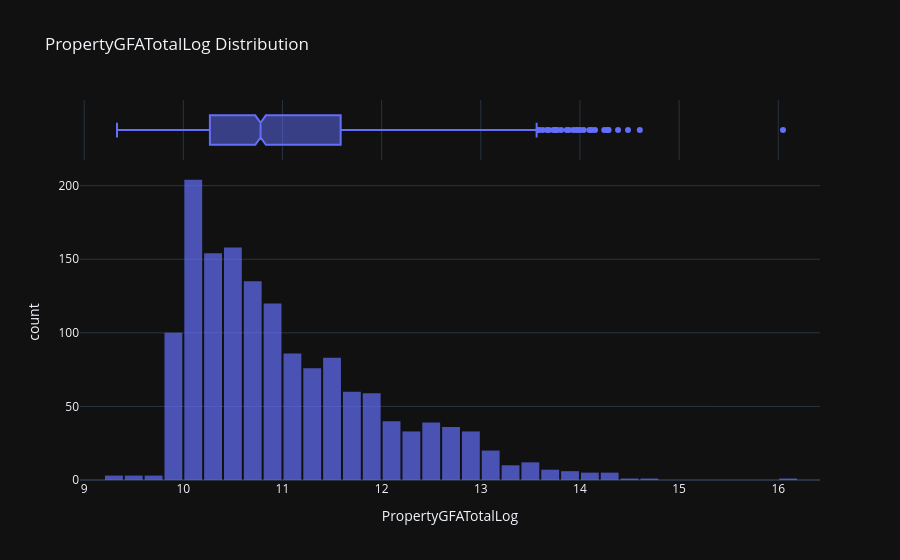

The notebook cell this image was saved under:
### Code cell
# Visualisation de la distribution apres transformation.
interactive_distribution(df=df_compliant_filtered, col='PropertyGFATotalLog')

### Figure 1 — Plotly figure (JSON) as saved in the notebook; plotly's stock layout.template omitted (floating-point values rounded to 4 significant figures; data arrays with more than 128 entries replaced by an {"elided": "..."} marker saying what was removed)
{"data": [{"bingroup": "x", "hovertemplate": "PropertyGFATotalLog=%{x}<br>count=%{y}<extra></extra>", "legendgroup": "", "marker": {"color": "#636efa", "opacity": 0.7, "pattern": {"shape": ""}}, "name": "", "nbinsx": 50, "orientation": "v", "showlegend": false, "x": {"elided": "1493 float values"}, "xaxis": "x", "yaxis": "y", "type": "histogram"}, {"hovertemplate": "PropertyGFATotalLog=%{x}<extra></extra>", "legendgroup": "", "marker": {"color": "#636efa"}, "name": "", "notched": true, "showlegend": false, "x": {"elided": "1493 float values"}, "xaxis": "x2", "yaxis": "y2", "type": "box"}], "layout": {"xaxis": {"anchor": "y", "domain": [0.0, 1.0], "title": {"text": "PropertyGFATotalLog"}}, "yaxis": {"anchor": "x", "domain": [0.0, 0.8316], "title": {"text": "count"}}, "xaxis2": {"anchor": "y2", "domain": [0.0, 1.0], "matches": "x", "showticklabels": false, "showgrid": true}, "yaxis2": {"anchor": "x2", "domain": [0.8416, 1.0], "matches": "y2", "showticklabels": false, "showline": false, "ticks": "", "showgrid": false}, "legend": {"tracegroupgap": 0}, "title": {"text": "PropertyGFATotalLog Distribution"}, "barmode": "relative", "bargap": 0.1}}
